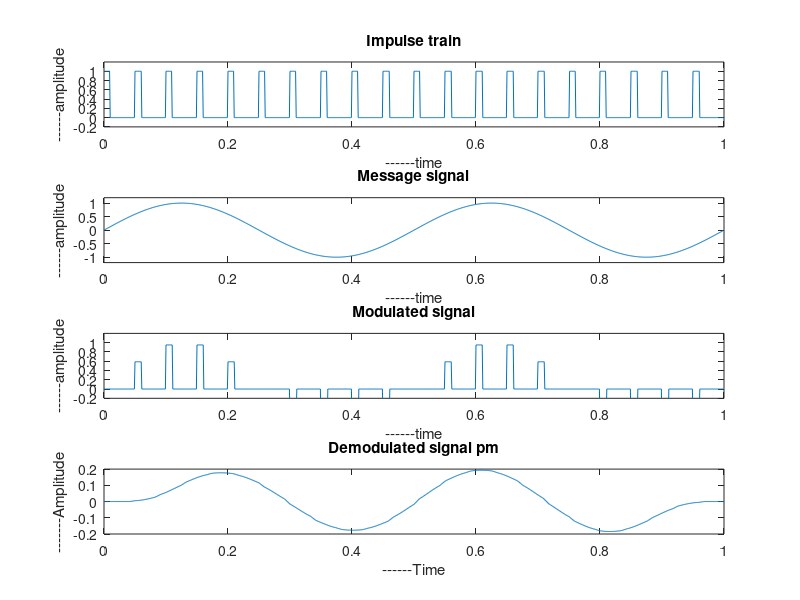

Here is the MATLAB script that generated this plot:
clc;
close all;
clear all;
fc=20;
fm=2;
fs=1000;
t=1;
duty=20;

n=[0:1/fs:t];
n=n(1:end-1);

s=square(2*pi*fc*n, duty)
s(find(s<0))=0;

m=sin(2*pi*fm*n);
period_samp=length(n)/fc;

ind=(1:period_samp:length(n));
samp=ceil(period_samp*duty/100);
pam=zeros(1, length(n));

for i=1:length(ind)
    pam(ind(i):ind(i)+samp)=m(ind(i));
end

subplot(4, 1, 1);
plot(n, s);
ylim([-0.2 1.2]);
title('Impulse train');
xlabel('------time');
ylabel('------amplitude');

subplot(4, 1, 2);
plot(n, m);
ylim([-1.2 1.2]);
title('Message signal');
xlabel('------time');
ylabel('------amplitude');


subplot(4, 1, 3);
plot(n, pam);
ylim([-.2 1.2]);
title('Modulated signal');
xlabel('------time');
ylabel('------amplitude');

dt=s.*pam;
filter=fir1(200, fm/fs, 'low');
dim=conv(filter, dt);
t=linspace(0, 1, length(dim));
subplot(4,1,4)
plot(t, dim);
title('Demodulated signal pm');
xlabel('------Time');
ylabel('-------Amplitude');






